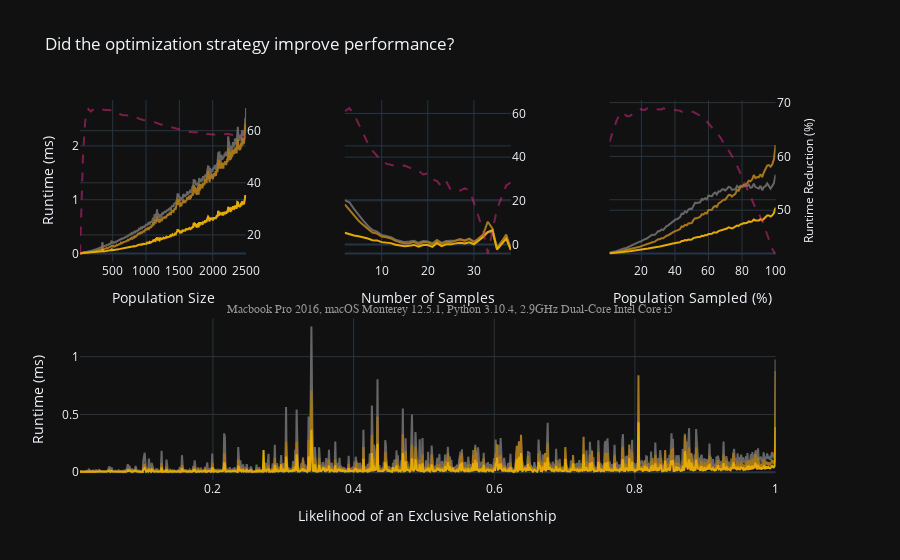

The cell this chart's notebook holds for it:
### Markdown cell above
## Plots

### Code cell
fig = make_subplots(
    rows=2,
    cols=3,
    specs=[[{"secondary_y": True}, {"secondary_y": True}, {"secondary_y": True}],
           [{"colspan": 3}, None, None]],
    shared_yaxes=True)
fig.update_layout(title_text="Did the optimization strategy improve performance?", legend_title="What is optimized?")
# Primary y
fig.update_yaxes(title_text="Runtime (ms)", row=1, col=1, secondary_y=False)
fig.update_yaxes(title_text="Runtime (ms)", row=2, col=1)
# Secondary y
fig.update_yaxes(title=dict(text="Runtime Reduction (%)", font=dict(size=12)), row=1, col=3, secondary_y=True)

OPTIMIZATIONS = ['None', 'Formula', 'Formula & Algorithm']
LEGEND_RENAME_MAP = {'None': 'Unoptimized'}
LEGEND_NAME_TRACE_COLOR_MAP = {
    'Unoptimized': plotly.colors.colorbrewer.Dark2_r[0],
    'Formula': plotly.colors.colorbrewer.Dark2_r[1],
    'Formula & Algorithm': plotly.colors.colorbrewer.Dark2_r[2]
}

def add_scatter_traces_for_optimizations(df: pd.DataFrame, independent: str, row: int, col: int, title_text: str, fig: go.Figure, add_percent_improvement: bool = True) -> go.Figure:
    # Subplot title will be on X axis
    fig.update_xaxes(title_text=title_text, row=row, col=col)
    for i, optimization in enumerate(OPTIMIZATIONS):
        name = LEGEND_RENAME_MAP.get(optimization, optimization)
        color = LEGEND_NAME_TRACE_COLOR_MAP[name]

        # Create a trace on the subplot for the given optimization
        # Include the trace in the subplot's legend group
        trace = go.Scatter(
                x=df[df['Optimization'] == optimization][independent],
                y=df[df['Optimization'] == optimization]['Runtime (ms)'],
                name=name,
                marker=go.scatter.Marker(color=color),
                legendgroup=title_text
        )
        trace.legendgrouptitle.text = title_text
        fig.add_trace(trace, row=row, col=col, secondary_y=False)

    if add_percent_improvement:
        # Include a trace on the plot that shows the percent reduction in runtime from
        # the unoptimized formula to the optimized formula & algorithm

        piv = df.pivot_table(values="Runtime (ms)", index=[independent], columns="Optimization")

        # Smooth the percent change with the Savitzky-Golay filter
        #  - create a window 10% of the total number of rows
        #  - polynomial of 3
        window_length = int(piv.shape[0] * 0.1)
        if window_length % 2 == 0:
            window_length += 1
        if window_length <= 3:
            window_length = 5
        piv['Runtime Reduction'] = signal.savgol_filter(
                (1 - piv['Formula & Algorithm'] / piv['None']) * 100,
                window_length=window_length,
                polyorder=3)

        trace = go.Scatter(
                x=piv.index,
                y=piv['Runtime Reduction'],
                name="% Reduction",
                showlegend=False,
                marker=go.scatter.Marker(
                    color=plotly.colors.colorbrewer.Dark2_r[4]),
                line=dict(dash='dash'),
                legendgroup=title_text,
                opacity=0.5
        )
        fig.add_trace(trace, row=row, col=col, secondary_y=True)

    # Percent Gain
    return fig


fig = add_scatter_traces_for_optimizations(df_pop, 'Population Size', 1, 1, 'Population Size', fig)
fig = add_scatter_traces_for_optimizations(df_nos, 'Number of Elements', 1, 2, 'Number of Samples', fig)
fig = add_scatter_traces_for_optimizations(df_ssp, 'Percent of Population Sampled', 1, 3, ' Population Sampled (%)', fig)
fig = add_scatter_traces_for_optimizations(df_r, 'Likelihood of an Exclusive Relationship', 2, 1, 'Likelihood of an Exclusive Relationship', fig, False)


annotations = []
# Add compute environment & system information
annotations.append(dict(xref="paper", yref="paper",
                              x=.5, y=.45,
                              xanchor='center', yanchor='middle',
                              text='Macbook Pro 2016, macOS Monterey 12.5.1, Python 3.10.4, 2.9GHz Dual-Core Intel Core i5',
                              font=dict(family='Arial',
                                        size=12,
                                        color='rgb(150,150,150)'),
                              showarrow=False))

fig.update_layout(template='plotly_dark', legend=dict(groupclick="toggleitem"), annotations=annotations)
# Legend neither displays properly nor uses 'toggleitem' on Plotly Chart Studio online
fig.update_layout(showlegend=False)

fig

### Figure 1 — Plotly figure (JSON) as saved in the notebook; plotly's stock layout.template omitted (floating-point values rounded to 4 significant figures; data arrays with more than 128 entries replaced by an {"elided": "..."} marker saying what was removed)
{"data": [{"legendgroup": "Population Size", "legendgrouptitle": {"text": "Population Size"}, "marker": {"color": "rgb(102,102,102)"}, "name": "Unoptimized", "type": "scatter", "x": {"elided": "2491 int values"}, "xaxis": "x", "y": {"elided": "2491 float values"}, "yaxis": "y"}, {"legendgroup": "Population Size", "legendgrouptitle": {"text": "Population Size"}, "marker": {"color": "rgb(166,118,29)"}, "name": "Formula", "type": "scatter", "x": {"elided": "2491 int values"}, "xaxis": "x", "y": {"elided": "2491 float values"}, "yaxis": "y"}, {"legendgroup": "Population Size", "legendgrouptitle": {"text": "Population Size"}, "marker": {"color": "rgb(230,171,2)"}, "name": "Formula & Algorithm", "type": "scatter", "x": {"elided": "2491 int values"}, "xaxis": "x", "y": {"elided": "2491 float values"}, "yaxis": "y"}, {"legendgroup": "Population Size", "line": {"dash": "dash"}, "marker": {"color": "rgb(231,41,138)"}, "name": "% Reduction", "opacity": 0.5, "showlegend": false, "type": "scatter", "x": {"elided": "2491 int values"}, "xaxis": "x", "y": {"elided": "2491 float values"}, "yaxis": "y2"}, {"legendgroup": "Number of Samples", "legendgrouptitle": {"text": "Number of Samples"}, "marker": {"color": "rgb(102,102,102)"}, "name": "Unoptimized", "type": "scatter", "x": [2, 3, 4, 5, 6, 7, 8, 9, 10, 11, 12, 13, 14, 15, 16, 17, 18, 19, 20, 21, 22, 23, 24, 25, 26, 27, 28, 29, 30, 31, 32, 33, 34, 35, 37, 38], "xaxis": "x2", "y": [0.9924, 0.9522, 0.8295, 0.7139, 0.6112, 0.5161, 0.4364, 0.4065, 0.3439, 0.3281, 0.3033, 0.2577, 0.2324, 0.2123, 0.2223, 0.238, 0.1995, 0.2328, 0.2252, 0.1918, 0.2538, 0.1985, 0.2327, 0.2345, 0.2415, 0.2713, 0.2473, 0.2759, 0.2238, 0.2649, 0.3424, 0.3983, 0.3957, 0.1178, 0.3194, 0.09462], "yaxis": "y3"}, {"legendgroup": "Number of Samples", "legendgrouptitle": {"text": "Number of Samples"}, "marker": {"color": "rgb(166,118,29)"}, "name": "Formula", "type": "scatter", "x": [2, 3, 4, 5, 6, 7, 8, 9, 10, 11, 12, 13, 14, 15, 16, 17, 18, 19, 20, 21, 22, 23, 24, 25, 26, 27, 28, 29, 30, 31, 32, 33, 34, 35, 37, 38], "xaxis": "x2", "y": [0.9147, 0.8136, 0.6996, 0.6092, 0.5322, 0.4585, 0.3908, 0.3712, 0.3168, 0.3031, 0.2807, 0.2346, 0.2132, 0.1882, 0.193, 0.2185, 0.1704, 0.2127, 0.2078, 0.1662, 0.2419, 0.1794, 0.2195, 0.2121, 0.2359, 0.262, 0.2349, 0.2714, 0.2081, 0.2759, 0.3536, 0.5914, 0.4671, 0.08902, 0.3552, 0.07157], "yaxis": "y3"}, {"legendgroup": "Number of Samples", "legendgrouptitle": {"text": "Number of Samples"}, "marker": {"color": "rgb(230,171,2)"}, "name": "Formula & Algorithm", "type": "scatter", "x": [2, 3, 4, 5, 6, 7, 8, 9, 10, 11, 12, 13, 14, 15, 16, 17, 18, 19, 20, 21, 22, 23, 24, 25, 26, 27, 28, 29, 30, 31, 32, 33, 34, 35, 37, 38], "xaxis": "x2", "y": [0.3872, 0.3567, 0.3356, 0.3212, 0.3027, 0.2786, 0.2472, 0.2439, 0.2119, 0.2065, 0.1934, 0.1632, 0.1506, 0.1348, 0.1424, 0.1599, 0.1294, 0.1581, 0.158, 0.1243, 0.1948, 0.1379, 0.1713, 0.1702, 0.1887, 0.1986, 0.1857, 0.21, 0.1729, 0.2434, 0.3089, 0.3994, 0.4359, 0.0746, 0.2766, 0.0645], "yaxis": "y3"}, {"legendgroup": "Number of Samples", "line": {"dash": "dash"}, "marker": {"color": "rgb(231,41,138)"}, "name": "% Reduction", "opacity": 0.5, "showlegend": false, "type": "scatter", "x": [2, 3, 4, 5, 6, 7, 8, 9, 10, 11, 12, 13, 14, 15, 16, 17, 18, 19, 20, 21, 22, 23, 24, 25, 26, 27, 28, 29, 30, 31, 32, 33, 34, 35, 37, 38], "xaxis": "x2", "y": [61.0, 62.46, 59.67, 55.14, 50.33, 46.37, 42.93, 40.32, 38.22, 37.01, 36.57, 36.0, 35.98, 36.17, 35.19, 34.44, 33.68, 32.04, 32.54, 29.91, 29.01, 26.49, 28.81, 24.93, 24.81, 24.66, 25.65, 24.94, 19.04, 13.07, 6.353, -4.107, 5.557, 16.22, 27.03, 28.43], "yaxis": "y4"}, {"legendgroup": " Population Sampled (%)", "legendgrouptitle": {"text": " Population Sampled (%)"}, "marker": {"color": "rgb(102,102,102)"}, "name": "Unoptimized", "type": "scatter", "x": [1, 2, 3, 4, 5, 6, 7, 8, 9, 10, 11, 12, 13, 14, 15, 16, 17, 18, 19, 20, 21, 22, 23, 24, 25, 26, 27, 28, 29, 30, 31, 32, 33, 34, 35, 36, 37, 38, 39, 40, 41, 42, 43, 44, 45, 46, 47, 48, 49, 50, 51, 52, 53, 54, 55, 56, 57, 58, 59, 60, 61, 62, 63, 64, 65, 66, 67, 68, 69, 70, 71, 72, 73, 74, 75, 76, 77, 78, 79, 80, 81, 82, 83, 84, 85, 86, 87, 88, 89, 90, 91, 92, 93, 94, 95, 96, 97, 98, 99, 100], "xaxis": "x3", "y": [0.01642, 0.0193, 0.02612, 0.03662, 0.0439, 0.05758, 0.06831, 0.07363, 0.08542, 0.09995, 0.1036, 0.1196, 0.1351, 0.141, 0.1615, 0.1767, 0.1934, 0.2021, 0.2199, 0.2293, 0.254, 0.2657, 0.2741, 0.2999, 0.3126, 0.3393, 0.3482, 0.3476, 0.3798, 0.4186, 0.416, 0.4487, 0.4367, 0.4821, 0.5105, 0.5234, 0.5527, 0.5736, 0.6085, 0.6251, 0.6358, 0.6524, 0.6724, 0.7407, 0.7353, 0.7828, 0.7652, 0.8132, 0.8332, 0.8245, 0.8985, 0.9432, 0.9402, 0.9523, 0.9528, 1.013, 1.003, 1.027, 1.004, 1.08, 1.077, 1.063, 1.11, 1.133, 1.097, 1.156, 1.152, 1.191, 1.193, 1.173, 1.204, 1.237, 1.23, 1.183, 1.189, 1.191, 1.255, 1.221, 1.259, 1.242, 1.245, 1.26, 1.251, 1.281, 1.22, 1.234, 1.3, 1.235, 1.22, 1.209, 1.258, 1.177, 1.237, 1.25, 1.304, 1.26, 1.207, 1.254, 1.306, 1.467], "yaxis": "y5"}, {"legendgroup": " Population Sampled (%)", "legendgrouptitle": {"text": " Population Sampled (%)"}, "marker": {"color": "rgb(166,118,29)"}, "name": "Formula", "type": "scatter", "x": [1, 2, 3, 4, 5, 6, 7, 8, 9, 10, 11, 12, 13, 14, 15, 16, 17, 18, 19, 20, 21, 22, 23, 24, 25, 26, 27, 28, 29, 30, 31, 32, 33, 34, 35, 36, 37, 38, 39, 40, 41, 42, 43, 44, 45, 46, 47, 48, 49, 50, 51, 52, 53, 54, 55, 56, 57, 58, 59, 60, 61, 62, 63, 64, 65, 66, 67, 68, 69, 70, 71, 72, 73, 74, 75, 76, 77, 78, 79, 80, 81, 82, 83, 84, 85, 86, 87, 88, 89, 90, 91, 92, 93, 94, 95, 96, 97, 98, 99, 100], "xaxis": "x3", "y": [0.0112, 0.01003, 0.01375, 0.01873, 0.02384, 0.0314, 0.03622, 0.04117, 0.04614, 0.05413, 0.05589, 0.06706, 0.07481, 0.07761, 0.09145, 0.09945, 0.1113, 0.1165, 0.1255, 0.1367, 0.1491, 0.1577, 0.1666, 0.1812, 0.195, 0.2089, 0.2155, 0.2206, 0.2409, 0.2652, 0.2668, 0.2851, 0.2825, 0.3136, 0.3312, 0.3403, 0.3626, 0.3793, 0.4068, 0.4152, 0.4268, 0.4372, 0.4515, 0.5032, 0.4985, 0.5343, 0.5246, 0.5575, 0.5666, 0.5674, 0.6199, 0.6554, 0.6562, 0.6698, 0.6813, 0.7266, 0.7238, 0.7535, 0.7444, 0.8093, 0.8162, 0.8144, 0.8632, 0.8844, 0.8678, 0.931, 0.949, 0.9784, 0.9993, 1.0, 1.047, 1.089, 1.091, 1.058, 1.086, 1.109, 1.18, 1.169, 1.234, 1.248, 1.281, 1.273, 1.303, 1.353, 1.342, 1.374, 1.458, 1.4, 1.42, 1.417, 1.475, 1.42, 1.506, 1.564, 1.633, 1.642, 1.611, 1.655, 1.749, 2.015], "yaxis": "y5"}, {"legendgroup": " Population Sampled (%)", "legendgrouptitle": {"text": " Population Sampled (%)"}, "marker": {"color": "rgb(230,171,2)"}, "name": "Formula & Algorithm", "type": "scatter", "x": [1, 2, 3, 4, 5, 6, 7, 8, 9, 10, 11, 12, 13, 14, 15, 16, 17, 18, 19, 20, 21, 22, 23, 24, 25, 26, 27, 28, 29, 30, 31, 32, 33, 34, 35, 36, 37, 38, 39, 40, 41, 42, 43, 44, 45, 46, 47, 48, 49, 50, 51, 52, 53, 54, 55, 56, 57, 58, 59, 60, 61, 62, 63, 64, 65, 66, 67, 68, 69, 70, 71, 72, 73, 74, 75, 76, 77, 78, 79, 80, 81, 82, 83, 84, 85, 86, 87, 88, 89, 90, 91, 92, 93, 94, 95, 96, 97, 98, 99, 100], "xaxis": "x3", "y": [0.005999, 0.007236, 0.009482, 0.01165, 0.01533, 0.01876, 0.02185, 0.02344, 0.02772, 0.03213, 0.03336, 0.03979, 0.04359, 0.04554, 0.05266, 0.0553, 0.06103, 0.063, 0.06946, 0.07182, 0.07861, 0.08387, 0.08681, 0.09164, 0.09935, 0.1038, 0.1054, 0.1119, 0.1223, 0.1278, 0.1301, 0.1392, 0.1369, 0.1511, 0.1593, 0.1621, 0.174, 0.1804, 0.1897, 0.1964, 0.1994, 0.2068, 0.2098, 0.2334, 0.233, 0.2501, 0.2448, 0.2597, 0.2583, 0.2598, 0.2866, 0.3015, 0.3019, 0.3086, 0.3089, 0.3306, 0.3254, 0.3418, 0.3383, 0.3651, 0.3677, 0.3684, 0.3905, 0.3943, 0.3896, 0.4166, 0.4261, 0.4353, 0.4482, 0.4441, 0.4652, 0.4876, 0.4837, 0.4676, 0.4807, 0.4939, 0.5214, 0.5139, 0.5426, 0.549, 0.5675, 0.5613, 0.5706, 0.5964, 0.5864, 0.5968, 0.6319, 0.6143, 0.6119, 0.6122, 0.6391, 0.6153, 0.6456, 0.6761, 0.7053, 0.707, 0.6872, 0.7105, 0.7505, 0.855], "yaxis": "y5"}, {"legendgroup": " Population Sampled (%)", "line": {"dash": "dash"}, "marker": {"color": "rgb(231,41,138)"}, "name": "% Reduction", "opacity": 0.5, "showlegend": false, "type": "scatter", "x": [1, 2, 3, 4, 5, 6, 7, 8, 9, 10, 11, 12, 13, 14, 15, 16, 17, 18, 19, 20, 21, 22, 23, 24, 25, 26, 27, 28, 29, 30, 31, 32, 33, 34, 35, 36, 37, 38, 39, 40, 41, 42, 43, 44, 45, 46, 47, 48, 49, 50, 51, 52, 53, 54, 55, 56, 57, 58, 59, 60, 61, 62, 63, 64, 65, 66, 67, 68, 69, 70, 71, 72, 73, 74, 75, 76, 77, 78, 79, 80, 81, 82, 83, 84, 85, 86, 87, 88, 89, 90, 91, 92, 93, 94, 95, 96, 97, 98, 99, 100], "xaxis": "x3", "y": [62.68, 63.71, 64.71, 65.64, 66.46, 67.16, 67.85, 67.87, 67.63, 67.92, 67.53, 67.44, 67.48, 67.72, 67.89, 68.13, 68.48, 68.6, 68.64, 68.79, 68.63, 68.63, 68.84, 68.98, 68.79, 68.77, 68.8, 68.78, 68.69, 68.73, 68.6, 68.71, 68.93, 68.86, 68.7, 68.74, 68.73, 68.68, 68.66, 68.62, 68.6, 68.6, 68.5, 68.3, 68.28, 68.3, 68.32, 68.29, 68.34, 68.32, 68.27, 68.1, 67.95, 67.72, 67.57, 67.38, 67.14, 66.87, 66.48, 66.12, 65.78, 65.47, 65.11, 64.77, 64.36, 63.98, 63.58, 63.02, 62.4, 61.97, 61.57, 61.07, 60.48, 60.05, 59.57, 59.09, 58.27, 57.46, 56.74, 56.17, 55.46, 54.62, 53.92, 53.25, 52.57, 51.82, 51.05, 50.42, 49.97, 49.4, 48.81, 48.09, 47.21, 46.26, 45.34, 44.4, 43.54, 42.82, 42.28, 41.97], "yaxis": "y6"}, {"legendgroup": "Likelihood of an Exclusive Relationship", "legendgrouptitle": {"text": "Likelihood of an Exclusive Relationship"}, "marker": {"color": "rgb(102,102,102)"}, "name": "Unoptimized", "type": "scatter", "x": {"elided": "939 float values"}, "xaxis": "x4", "y": {"elided": "939 float values"}, "yaxis": "y7"}, {"legendgroup": "Likelihood of an Exclusive Relationship", "legendgrouptitle": {"text": "Likelihood of an Exclusive Relationship"}, "marker": {"color": "rgb(166,118,29)"}, "name": "Formula", "type": "scatter", "x": {"elided": "939 float values"}, "xaxis": "x4", "y": {"elided": "939 float values"}, "yaxis": "y7"}, {"legendgroup": "Likelihood of an Exclusive Relationship", "legendgrouptitle": {"text": "Likelihood of an Exclusive Relationship"}, "marker": {"color": "rgb(230,171,2)"}, "name": "Formula & Algorithm", "type": "scatter", "x": {"elided": "939 float values"}, "xaxis": "x4", "y": {"elided": "939 float values"}, "yaxis": "y7"}], "layout": {"annotations": [{"font": {"color": "rgb(150,150,150)", "family": "Arial", "size": 12}, "showarrow": false, "text": "Macbook Pro 2016, macOS Monterey 12.5.1, Python 3.10.4, 2.9GHz Dual-Core Intel Core i5", "x": 0.5, "xanchor": "center", "xref": "paper", "y": 0.45, "yanchor": "middle", "yref": "paper"}], "legend": {"groupclick": "toggleitem", "title": {"text": "What is optimized?"}}, "showlegend": false, "title": {"text": "Did the optimization strategy improve performance?"}, "xaxis": {"anchor": "y", "domain": [0, 0.2244], "title": {"text": "Population Size"}}, "xaxis2": {"anchor": "y3", "domain": [0.3578, 0.5822], "title": {"text": "Number of Samples"}}, "xaxis3": {"anchor": "y5", "domain": [0.7156, 0.94], "title": {"text": " Population Sampled (%)"}}, "xaxis4": {"anchor": "y7", "domain": [0, 0.94], "title": {"text": "Likelihood of an Exclusive Relationship"}}, "yaxis": {"anchor": "x", "domain": [0.575, 1], "title": {"text": "Runtime (ms)"}}, "yaxis2": {"anchor": "x", "overlaying": "y", "side": "right"}, "yaxis3": {"anchor": "x2", "domain": [0.575, 1], "matches": "y", "showticklabels": false}, "yaxis4": {"anchor": "x2", "overlaying": "y3", "side": "right"}, "yaxis5": {"anchor": "x3", "domain": [0.575, 1], "matches": "y", "showticklabels": false}, "yaxis6": {"anchor": "x3", "overlaying": "y5", "side": "right", "title": {"font": {"size": 12}, "text": "Runtime Reduction (%)"}}, "yaxis7": {"anchor": "x4", "domain": [0, 0.425], "title": {"text": "Runtime (ms)"}}}}
